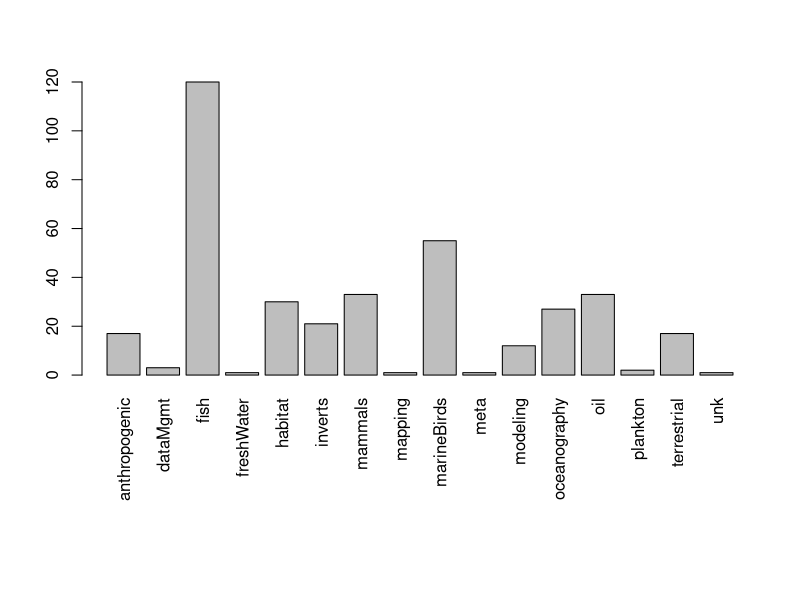
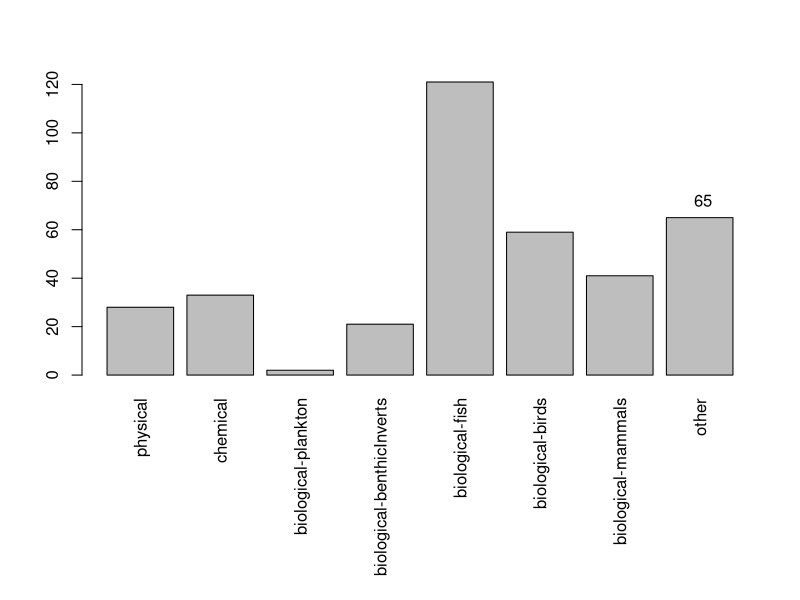
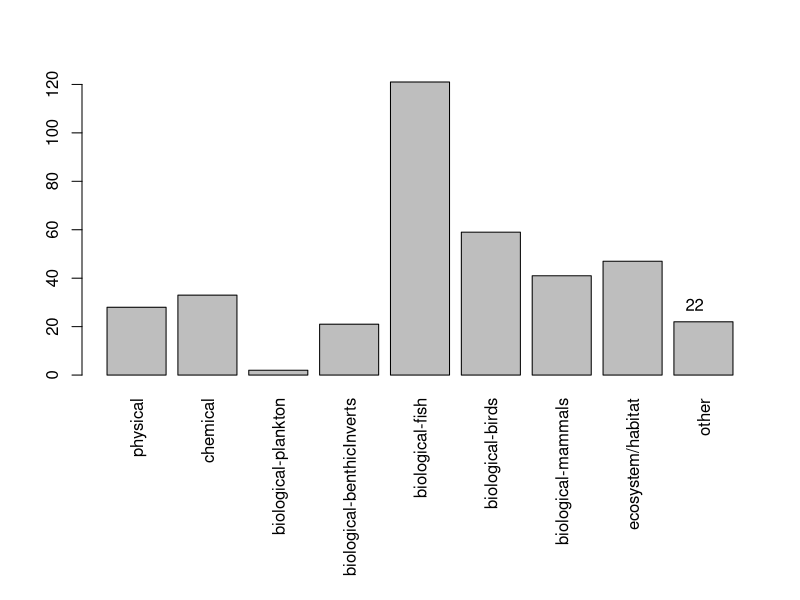

Reproduce these figures in R, in order. (Note: this script raises an error after producing the figures.)
## ---- chunk 1
library(dplyr)
## ---- chunk 2
dat=read.csv('archResNewCateg.csv',header=T,stringsAsFactors =F,na.strings=c('',' '))

datFill<-dat[is.na(dat$category.1),1:13]

par(mar = c(11,4,4,2) + 0.1)
barplot(table(datFill$category),
        las=3)
## ---- chunk 3
require(dplyr)
datFill <- datFill %>%
  mutate(dataType = ifelse(datFill$category=='oceanography','physical',
                           ifelse(datFill$category=='oil','chemical',
                                  ifelse(datFill$category=='fish','biological-fish',
                                         ifelse(datFill$category=='mammals','biological-mammals',
                                                ifelse(datFill$category=='marineBirds','biological-birds',
                                                       ifelse(datFill$category=='inverts','biological-benthicInverts',
                                                              ifelse(datFill$category=='plankton','biological-plankton','other'))))))))
         
datFill[93,'dataType']<-'ecosystem/habitat' #Eric Meyers
datFill[93,'ecosystem']<-'terrestrial/freshWater'
datFill[120,'dataType']<-'ecosystem/habitat' #Geoffrey Coble
datFill[120,'ecosystem']<-'terrestrial/freshWater'
datFill[138,'dataType']<-'biological-mammals' #james Faro
datFill[138,'ecosystem']<-'terrestrial/freshWater'
datFill[148,'dataType']<-'biological-birds' #Jeffrey Hughes
datFill[148,'ecosystem']<-'terrestrial/freshWater'
datFill[167,'dataType']<-'biological-fish' #Jim Edmondson
datFill[167,'ecosystem']<-'terrestrial/freshWater'
datFill[186,'dataType']<-'biological-mammals' #Jonathan Lewis
datFill[186,'ecosystem']<-'terrestrial/freshWater'
datFill[201,'dataType']<-'ecosystem/habitat' #Ken Hodges
datFill[201,'ecosystem']<-'terrestrial/freshWater'
datFill[253,'dataType']<-'biological-mammals' #Merav Ben-David
datFill[253,'ecosystem']<-'terrestrial/freshWater' 
datFill[273,'dataType']<-'biological-mammals' #PI unavailable, black bear study
datFill[273,'ecosystem']<-'terrestrial/freshWater' 
datFill[274,'dataType']<-'ecosystem/habitat' #PI unavailable
datFill[274,'ecosystem']<-'terrestrial/freshWater'
datFill[297,'dataType']<-'biological-mammals' #Richard Sellers
datFill[297,'ecosystem']<-'terrestrial/freshWater' 
datFill[298,'dataType']<-'biological-mammals' #Richard Sellers
datFill[298,'ecosystem']<-'terrestrial/freshWater'
datFill[302,'dataType']<-'biological-mammals' #Robert White
datFill[302,'ecosystem']<-'terrestrial/freshWater' 
datFill[330,'dataType']<-'biological-mammals' #Steven Jewette
datFill[330,'ecosystem']<-'terrestrial/freshWater' 
datFill[340,'dataType']<-'physical' #Sue Mauger
datFill[340,'ecosystem']<-'terrestrial/freshWater' 
datFill[351,'dataType']<-'biological-birds' #Tim Bowman
datFill[351,'ecosystem']<-'terrestrial/freshWater' 
datFill[352,'dataType']<-'biological-birds' #Tim Bowman
datFill[352,'ecosystem']<-'terrestrial/freshWater' 
datFill[364,'dataType']<-'biological-birds' #Vernon Byrd
datFill[364,'ecosystem']<-'terrestrial/freshWater'
## ---- chunk 4
par(mar = c(11,4,4,2) + 0.1)
barplot(table(factor(datFill$dataType,levels=c('physical',
                                               'chemical',
                                               'biological-plankton',
                                               'biological-benthicInverts',
                                               'biological-fish',
                                               'biological-birds',
                                               'biological-mammals',
                                               'other'
                                               ))),
        las=3)
        text(9.15,sum(datFill$dataType=='other')+7,as.character(sum(datFill$dataType=='other')))
## ---- chunk 5
datFill$dataType=ifelse(datFill$category %in% c('habitat','modeling','mapping'), 'ecosystem/habitat',datFill$dataType)
par(mar = c(11,4,4,2) + 0.1)
barplot(table(factor(datFill$dataType,levels=c('physical',
                                               'chemical',
                                               'biological-plankton',
                                               'biological-benthicInverts',
                                               'biological-fish',
                                               'biological-birds',
                                               'biological-mammals',
                                               'ecosystem/habitat',
                                               'other'
                                               ))),
        las=3)
        text(10.15,sum(datFill$dataType=='other')+7,as.character(sum(datFill$dataType=='other')))
## ---- chunk 6
        
subCat<-c('projMgmt','projMgmt','economics','projMgmt','economics','subsistence','communityMgmt','social','environmentalImpacts','samplingImpacts','projMgmt','meeting','economics','economics','economics','economics','economics','economics','subsistence','dataMgmt','dataMgmt','communityMgmt')
subCat2<-c('habitat','ecosystem','recreation','habitat','subsistence', 'film','waste','subsistence','infrastructure','metaAnalysis',NA,'10yrSymposium','resarchPrograms','subsistence','fisheries','resources','resources','fisheries','resources',NA,NA,'waste')
descriptors=data.frame(subCat=subCat,subCat2=subCat2)

tableCat <- function(inFrame) {
    outText <- paste(names(inFrame), collapse = " | ")
    outText <- c(outText, paste(rep("---", ncol(inFrame)), collapse = " | "))
    invisible(apply(inFrame, 1, function(inRow) {
        outText <<- c(outText, paste(inRow, collapse = " | "))
    }))
    return(outText)
}
otherTabInsert<-tableCat(descriptors)
cat(otherTabInsert, sep = "\n")
## ---- chunk 7
arr=read.csv("data/archResRevised2.csv",header = T)
arr2=arr %>%
  filter(!dataEditNotes=="nonEvos?") %>%
  mutate(project=paste(Status,parentTask,sep="-")) %>%
  filter(!duplicated(project)) # 22 projects have data in multiple status'

dupes=arr2[duplicated(arr2$parentTask),"parentTask"]
dupeDf=arr2[arr2$parentTask %in% dupes,]
dupPub<-dupeDf[dupeDf$Status %in% c("Published","SentData"),]
dupNos<-dupeDf%>%
  filter(!dupeDf$parentTask %in% dupPub$parentTask)%>%
  filter(!duplicated(parentTask))
dupNos$Status=c("Unrecoverable","Replied","Replied")

arr3=arr2 %>%
  filter(!parentTask %in% dupes)
arr4=rbind(arr3,dupPub,dupNos)

## reorganize dataType categories

levels(arr4$dataType)=c(levels(arr4$dataType),"oil","biological-habitat","modeling")
arr4$dataType[arr4$category=="oil"]<-"oil"
arr4$dataType[arr4$category=="modeling"]<-"modeling"
arr4$dataType[arr4$category=="habitat"]<-"biological-habitat"
arr4$dataType[arr4$category=="terrestrial" & arr4$dataType=='ecosystem/habitat']<-"biological-habitat"
arr4$dataType[arr4$category=="mapping" & arr4$dataType=='ecosystem/habitat']<-"biological-habitat"
arr4$dataType<-gsub("chemical","physical",arr$dataType)

#write.csv(arr4,file="data/archResRevised2.csv",row.names=F)

## ---- chunk 8
ec<-read.csv("data/archResRevised2.csv",header = T)
theList<-ec %>%
  filter(Status %in% c('Replied',"Unrecoverable"))
